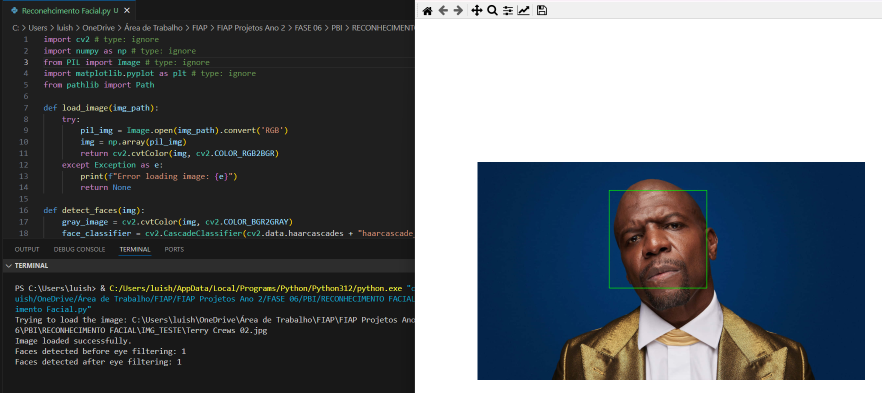
#> input picture FIAP Projetos Ano 2/FASE 06/PBI/RECONHECIMENTO FACIAL/Teste Resultado 00 (Reconhecimento Facial) - Terry Crews.png, 1763 x 786 px, given as the content of the folder s Ano 2/FASE 06/PBI/RECONHECIMENTO FACIAL/IMG_TESTE - TREINO, which was not available (shown at 1/2 size)
$ python 'Reconhecimento Facial - Base Teste x Base Treino.py'
#> lines starting #> are read from the running program, lines starting #| are printed output that depends on the picture; pictures that were not available may be replaced by others from this repository, and a replacement may not be noted
import cv2
import numpy as np
import matplotlib.pyplot as plt
from pathlib import Path
from PIL import Image

def load_image(img_path):
    try:
        pil_img = Image.open(str(img_path)).convert('RGB')
        img = np.array(pil_img)
        img = cv2.cvtColor(img, cv2.COLOR_RGB2BGR)
        return img
    except Exception as e:
        print(f"Error loading image: {img_path}\n{e}")
        return None

def detect_and_extract_face(img):
    gray_image = cv2.cvtColor(img, cv2.COLOR_BGR2GRAY)
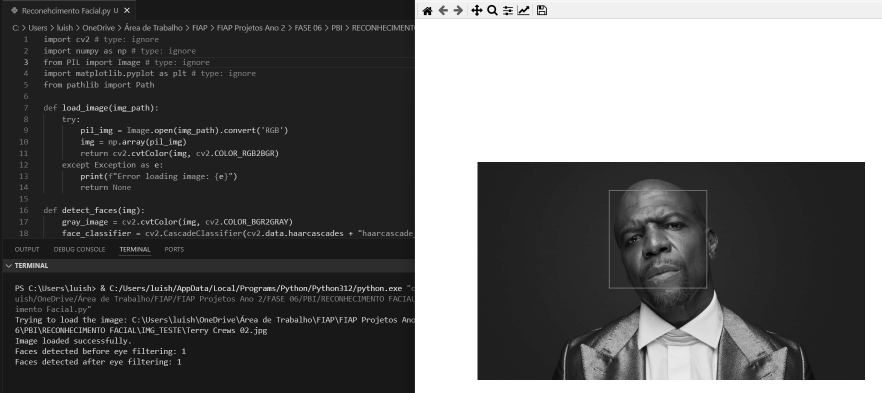
#> gray_image: shape (786, 1763) (shown at 1/2 size); min 0, max 255, mean 103.1
    face_classifier = cv2.CascadeClassifier(
        cv2.data.haarcascades + "haarcascade_frontalface_default.xml"
    )
    faces = face_classifier.detectMultiScale(
        gray_image, scaleFactor=1.1, minNeighbors=5, minSize=(30, 30)
    )
#> faces = [[1216, 381, 196, 196]]
    if len(faces) == 0:
        return None
    # Assuming one face per image
    (x, y, w, h) = faces[0]
#> x = 1216; y = 381; w = 196; h = 196
    face_img = gray_image[y:y+h, x:x+w]
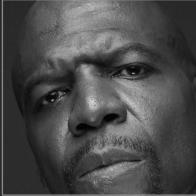
#> face_img: shape (196, 196); min 2, max 212, mean 75
    face_img = cv2.resize(face_img, (200, 200))
#> face_img: shape (200, 200)
    # Apply histogram equalization
    face_img = cv2.equalizeHist(face_img)
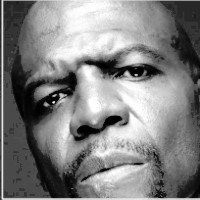
#> face_img: shape (200, 200); min 0, max 255, mean 129.1
    return face_img

def load_faces_from_folder(folder_path):
    image_files = list(folder_path.glob('*.jpg')) + list(folder_path.glob('*.png'))
    faces = []
    labels = []
    image_names = []
    label_map = {}
    current_label = 0
    for img_file in image_files:
        img = load_image(img_file)
        if img is not None:
            face = detect_and_extract_face(img)
            if face is not None:
                faces.append(face)
                # Use the person's name as the label (assuming file name is person's name)
                label_name = img_file.stem  # Get the file name without extension
                if label_name not in label_map:
                    label_map[label_name] = current_label
                    current_label += 1
                labels.append(label_map[label_name])
                image_names.append(img_file.name)
                # Save extracted face for inspection
                face_save_path = img_file.parent / f"extracted_{img_file.name}"
                cv2.imwrite(str(face_save_path), face)
            else:
                print(f"No face detected in image: {img_file.name}")
        else:
            print(f"Failed to load image: {img_file.name}")
    return faces, labels, image_names, label_map

# Paths to the directories
test_img_path = Path(r'C:\Users\luish\OneDrive\Área de Trabalho\FIAP\FIAP Projetos Ano 2\FASE 06\PBI\RECONHECIMENTO FACIAL\IMG_TESTE')
training_img_path = Path(r'C:\Users\luish\OneDrive\Área de Trabalho\FIAP\FIAP Projetos Ano 2\FASE 06\PBI\RECONHECIMENTO FACIAL\IMG_TESTE - TREINO')

# Load and process the training images
training_faces, training_labels, training_image_names, label_map = load_faces_from_folder(training_img_path)
#> training_faces = 1 item; training_labels = [0]; training_image_names = 1 item; label_map = 1 item
if not training_faces:
    print("No faces detected in the training images.")
    exit()

# Convert faces and labels to correct types
training_faces = [np.array(face, dtype=np.uint8) for face in training_faces]
training_labels = np.array(training_labels, dtype=np.int32)

# Print labels and corresponding image names
print("\nTraining Labels and Image Names:")
for label, img_name in zip(training_labels, training_image_names):
    person_name = [name for name, lbl in label_map.items() if lbl == label][0]
    print(f"Label: {label}, Person: {person_name}, Image: {img_name}")
#> this loop made 1 pass
#| Label: 0, Person: Teste Resultado 00 (Reconhecimento Facial) - Terry Crews, Image: Teste Resultado 00 (Reconhecimento Facial) - Terry Crews.png

# Train the recognizer with the training faces
recognizer = cv2.face.LBPHFaceRecognizer_create()
recognizer.train(training_faces, training_labels)

# Load and process the test image
test_faces, _, test_image_names, _ = load_faces_from_folder(test_img_path)
#> test_faces = 1 item; test_image_names = 1 item
if not test_faces:
    print("No faces detected in the test image(s).")
    exit()
test_face = test_faces[0]
test_image_name = test_image_names[0]

# Predict the label of the test face
label_predicted, confidence = recognizer.predict(test_face)
#> label_predicted = 0; confidence = 0

# Map the predicted label back to the person's name
label_name_map = {v: k for k, v in label_map.items()}
#> label_name_map = 1 item
matched_person_name = label_name_map.get(label_predicted, "Unknown")
matched_image_name = training_image_names[training_labels.tolist().index(label_predicted)]

print(f"\nThe test image '{test_image_name}' matches with the training image '{matched_image_name}'.")
#| The test image 'Teste Resultado 00 (Reconhecimento Facial) - Terry Crews.png' matches with the training image 'Teste Resultado 00 (Reconhecimento Facial) - Terry Crews.png'.
print(f"Matched Person: {matched_person_name}")
#| Matched Person: Teste Resultado 00 (Reconhecimento Facial) - Terry Crews
print(f"Confidence: {confidence}")
#| Confidence: 0.0

# Optionally, display the test image and the matched training image
def display_images(test_img_name, matched_img_name):
    test_img = load_image(test_img_path / test_img_name)
    matched_img = load_image(training_img_path / matched_img_name)

    # Convert images to RGB for displaying with matplotlib
    test_img_rgb = cv2.cvtColor(test_img, cv2.COLOR_BGR2RGB)
    matched_img_rgb = cv2.cvtColor(matched_img, cv2.COLOR_BGR2RGB)

    plt.figure(figsize=(10, 5))
    plt.subplot(1, 2, 1)
    plt.imshow(test_img_rgb)
    plt.title(f"Test Image: {test_img_name}")
    plt.axis('off')

    plt.subplot(1, 2, 2)
    plt.imshow(matched_img_rgb)
    plt.title(f"Matched Training Image: {matched_image_name}")
    plt.axis('off')

    plt.show()
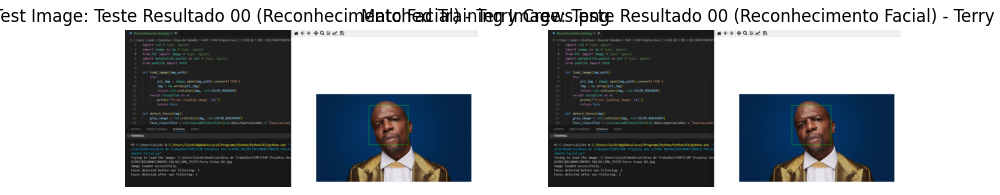
#> figure drawn by matplotlib, 2 panels

# Uncomment the following line to display the images
display_images(test_image_name, matched_image_name)
